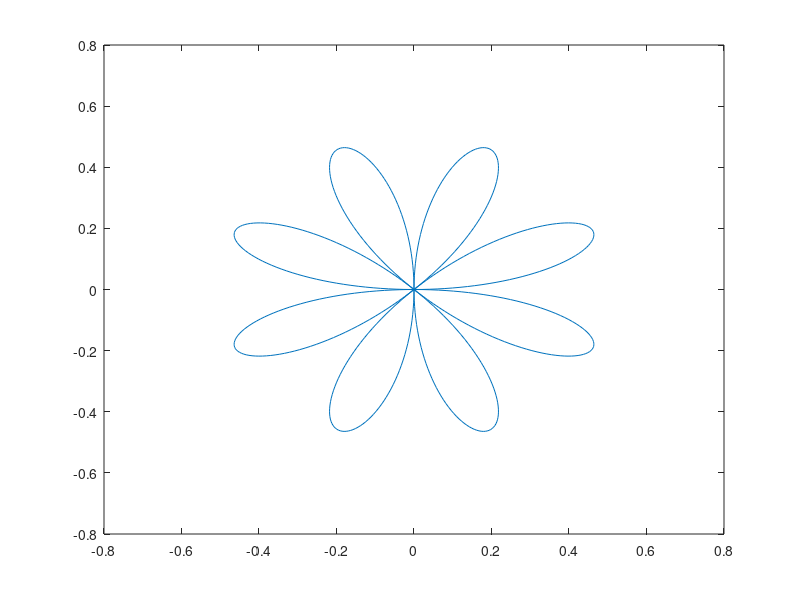

This figure's MATLAB source:
t = 0 : .01 : 2 * pi;
polar(t, sin(2 * t) .* cos(2 * t), '--r');

[x, y] = pol2cart(t, sin(2 * t) .* cos(2 * t));
plot(x, y)